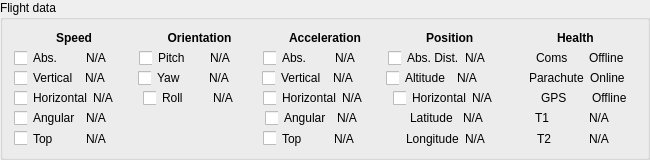
         <widget class="QGroupBox" name="groupBox_2">
          <property name="sizePolicy">
           <sizepolicy hsizetype="Expanding" vsizetype="Expanding">
            <horstretch>1</horstretch>
            <verstretch>1</verstretch>
           </sizepolicy>
          </property>
          <property name="minimumSize">
           <size>
            <width>650</width>
            <height>130</height>
           </size>
          </property>
          <property name="maximumSize">
           <size>
            <width>16666</width>
            <height>160</height>
           </size>
          </property>
          <property name="font">
           <font>
            <weight>50</weight>
            <bold>false</bold>
           </font>
          </property>
          <property name="title">
           <string>Flight data</string>
          </property>
          <layout class="QGridLayout" name="gridLayout_2">
           <item row="4" column="0" colspan="2">
            <layout class="QGridLayout" name="gridLayout_3">
             <item row="0" column="0">
              <widget class="QCheckBox" name="sangch">
               <property name="maximumSize">
                <size>
                 <width>13</width>
                 <height>16777215</height>
                </size>
               </property>
               <property name="text">
                <string/>
               </property>
              </widget>
             </item>
             <item row="0" column="1">
              <widget class="QLabel" name="label_14">
               <property name="text">
                <string>Angular</string>
               </property>
              </widget>
             </item>
             <item row="0" column="2">
              <widget class="QLabel" name="sangval">
               <property name="text">
                <string>N/A</string>
               </property>
              </widget>
             </item>
             <item row="0" column="7">
              <widget class="QLabel" name="label_16">
               <property name="text">
                <string>Angular</string>
               </property>
              </widget>
             </item>
             <item row="0" column="13">
              <widget class="QLabel" name="label_20">
               <property name="text">
                <string>T1</string>
               </property>
              </widget>
             </item>
             <item row="0" column="8">
              <widget class="QLabel" name="aangval">
               <property name="text">
                <string>N/A</string>
               </property>
              </widget>
             </item>
             <item row="0" column="14">
              <widget class="QLabel" name="t2val">
               <property name="text">
                <string>N/A</string>
               </property>
              </widget>
             </item>
             <item row="0" column="11">
              <widget class="QLabel" name="latitudeval">
               <property name="text">
                <string>N/A</string>
               </property>
              </widget>
             </item>
             <item row="0" column="4">
              <widget class="QLabel" name="label_32">
               <property name="text">
                <string/>
               </property>
              </widget>
             </item>
             <item row="0" column="5">
              <widget class="QLabel" name="label_33">
               <property name="text">
                <string/>
               </property>
              </widget>
             </item>
             <item row="0" column="10">
              <widget class="QLabel" name="label_18">
               <property name="text">
                <string>Latitude</string>
               </property>
              </widget>
             </item>
             <item row="0" column="3">
              <widget class="QLabel" name="label_74">
               <property name="maximumSize">
                <size>
                 <width>13</width>
                 <height>16777215</height>
                </size>
               </property>
               <property name="text">
                <string/>
               </property>
              </widget>
             </item>
             <item row="0" column="6">
              <widget class="QCheckBox" name="aangch">
               <property name="maximumSize">
                <size>
                 <width>13</width>
                 <height>16777215</height>
                </size>
               </property>
               <property name="text">
                <string/>
               </property>
              </widget>
             </item>
             <item row="0" column="9">
              <widget class="QLabel" name="label_76">
               <property name="maximumSize">
                <size>
                 <width>13</width>
                 <height>16777215</height>
                </size>
               </property>
               <property name="text">
                <string/>
               </property>
              </widget>
             </item>
             <item row="0" column="12">
              <widget class="QLabel" name="label_93">
               <property name="maximumSize">
                <size>
                 <width>13</width>
                 <height>16777215</height>
                </size>
               </property>
               <property name="text">
                <string/>
               </property>
              </widget>
             </item>
            </layout>
           </item>
           <item row="0" column="0" colspan="2">
            <layout class="QGridLayout" name="gridLayout_8">
             <item row="0" column="0" alignment="Qt::AlignHCenter">
              <widget class="QLabel" name="label_64">
               <property name="font">
                <font>
                 <weight>75</weight>
                 <bold>true</bold>
                </font>
               </property>
               <property name="text">
                <string>Speed</string>
               </property>
              </widget>
             </item>
             <item row="0" column="4" alignment="Qt::AlignHCenter">
              <widget class="QLabel" name="label_73">
               <property name="font">
                <font>
                 <weight>75</weight>
                 <bold>true</bold>
                </font>
               </property>
               <property name="text">
                <string>Health</string>
               </property>
              </widget>
             </item>
             <item row="0" column="3" alignment="Qt::AlignHCenter">
              <widget class="QLabel" name="label_71">
               <property name="font">
                <font>
                 <weight>75</weight>
                 <bold>true</bold>
                </font>
               </property>
               <property name="text">
                <string>Position</string>
               </property>
              </widget>
             </item>
             <item row="0" column="2" alignment="Qt::AlignHCenter">
              <widget class="QLabel" name="label_68">
               <property name="font">
                <font>
                 <weight>75</weight>
                 <bold>true</bold>
                </font>
               </property>
               <property name="text">
                <string>Acceleration</string>
               </property>
              </widget>
             </item>
             <item row="0" column="1">
              <widget class="QLabel" name="label_22">
               <property name="font">
                <font>
                 <weight>75</weight>
                 <bold>true</bold>
                </font>
               </property>
               <property name="text">
                <string>Orientation</string>
               </property>
               <property name="alignment">
                <set>Qt::AlignCenter</set>
               </property>
              </widget>
             </item>
            </layout>
           </item>
           <item row="5" column="0" colspan="2">
            <layout class="QGridLayout" name="gridLayout_12">
             <item row="0" column="5">
              <widget class="QLabel" name="label_66">
               <property name="text">
                <string/>
               </property>
              </widget>
             </item>
             <item row="0" column="8">
              <widget class="QLabel" name="atopval">
               <property name="text">
                <string>N/A</string>
               </property>
              </widget>
             </item>
             <item row="0" column="11">
              <widget class="QLabel" name="longval">
               <property name="text">
                <string>N/A</string>
               </property>
              </widget>
             </item>
             <item row="0" column="14">
              <widget class="QLabel" name="t3val">
               <property name="text">
                <string>N/A</string>
               </property>
              </widget>
             </item>
             <item row="0" column="4">
              <widget class="QLabel" name="label_67">
               <property name="text">
                <string/>
               </property>
              </widget>
             </item>
             <item row="0" column="2">
              <widget class="QLabel" name="stopval">
               <property name="text">
                <string>N/A</string>
               </property>
              </widget>
             </item>
             <item row="0" column="10">
              <widget class="QLabel" name="label_63">
               <property name="text">
                <string>Longitude</string>
               </property>
              </widget>
             </item>
             <item row="0" column="1">
              <widget class="QLabel" name="label_42">
               <property name="text">
                <string>Top</string>
               </property>
              </widget>
             </item>
             <item row="0" column="3">
              <widget class="QLabel" name="label_75">
               <property name="maximumSize">
                <size>
                 <width>13</width>
                 <height>16777215</height>
                </size>
               </property>
               <property name="text">
                <string/>
               </property>
              </widget>
             </item>
             <item row="0" column="7">
              <widget class="QLabel" name="label_62">
               <property name="text">
                <string>Top</string>
               </property>
              </widget>
             </item>
             <item row="0" column="13">
              <widget class="QLabel" name="label_69">
               <property name="text">
                <string>T2</string>
               </property>
              </widget>
             </item>
             <item row="0" column="12">
              <widget class="QLabel" name="label_80">
               <property name="maximumSize">
                <size>
                 <width>13</width>
                 <height>16777215</height>
                </size>
               </property>
               <property name="text">
                <string/>
               </property>
              </widget>
             </item>
             <item row="0" column="9">
              <widget class="QLabel" name="label_77">
               <property name="maximumSize">
                <size>
                 <width>13</width>
                 <height>16777215</height>
                </size>
               </property>
               <property name="text">
                <string/>
               </property>
              </widget>
             </item>
             <item row="0" column="6">
              <widget class="QCheckBox" name="atopch">
               <property name="maximumSize">
                <size>
                 <width>13</width>
                 <height>16777215</height>
                </size>
               </property>
               <property name="text">
                <string/>
               </property>
              </widget>
             </item>
             <item row="0" column="0">
              <widget class="QCheckBox" name="stopch">
               <property name="maximumSize">
                <size>
                 <width>13</width>
                 <height>16777215</height>
                </size>
               </property>
               <property name="text">
                <string/>
               </property>
              </widget>
             </item>
            </layout>
           </item>
           <item row="3" column="0" colspan="2">
            <layout class="QGridLayout" name="gridLayout_5">
             <item row="0" column="7">
              <widget class="QLabel" name="label_36">
               <property name="text">
                <string>Horizontal</string>
               </property>
              </widget>
             </item>
             <item row="0" column="0">
              <widget class="QCheckBox" name="shorch">
               <property name="maximumSize">
                <size>
                 <width>13</width>
                 <height>16777215</height>
                </size>
               </property>
               <property name="text">
                <string/>
               </property>
              </widget>
             </item>
             <item row="0" column="8">
              <widget class="QLabel" name="ahorval">
               <property name="text">
                <string>N/A</string>
               </property>
              </widget>
             </item>
             <item row="0" column="1">
              <widget class="QLabel" name="label_34">
               <property name="text">
                <string>Horizontal</string>
               </property>
              </widget>
             </item>
             <item row="0" column="10">
              <widget class="QLabel" name="label_40">
               <property name="text">
                <string>Horizontal</string>
               </property>
              </widget>
             </item>
             <item row="0" column="11">
              <widget class="QLabel" name="phorval">
               <property name="text">
                <string>N/A</string>
               </property>
              </widget>
             </item>
             <item row="0" column="5">
              <widget class="QLabel" name="orolval">
               <property name="text">
                <string>N/A</string>
               </property>
              </widget>
             </item>
             <item row="0" column="14">
              <widget class="QLabel" name="t1val">
               <property name="text">
                <string>Offline</string>
               </property>
              </widget>
             </item>
             <item row="0" column="13">
              <widget class="QLabel" name="label_38">
               <property name="text">
                <string>GPS</string>
               </property>
              </widget>
             </item>
             <item row="0" column="2">
              <widget class="QLabel" name="shorval">
               <property name="text">
                <string>N/A</string>
               </property>
              </widget>
             </item>
             <item row="0" column="3">
              <widget class="QCheckBox" name="orolch">
               <property name="maximumSize">
                <size>
                 <width>13</width>
                 <height>16777215</height>
                </size>
               </property>
               <property name="text">
                <string/>
               </property>
              </widget>
             </item>
             <item row="0" column="4">
              <widget class="QLabel" name="label_30">
               <property name="text">
                <string>Roll</string>
               </property>
              </widget>
             </item>
             <item row="0" column="6">
              <widget class="QCheckBox" name="ahorch">
               <property name="maximumSize">
                <size>
                 <width>13</width>
                 <height>16777215</height>
                </size>
               </property>
               <property name="text">
                <string/>
               </property>
              </widget>
             </item>
             <item row="0" column="9">
              <widget class="QCheckBox" name="phorch">
               <property name="maximumSize">
                <size>
                 <width>13</width>
                 <height>16777215</height>
                </size>
               </property>
               <property name="text">
                <string/>
               </property>
              </widget>
             </item>
             <item row="0" column="12">
              <widget class="QLabel" name="label_92">
               <property name="maximumSize">
                <size>
                 <width>13</width>
                 <height>16777215</height>
                </size>
               </property>
               <property name="text">
                <string/>
               </property>
              </widget>
             </item>
            </layout>
           </item>
           <item row="1" column="0" colspan="2">
            <layout class="QGridLayout" name="gridLayout_7">
             <item row="0" column="0">
              <widget class="QCheckBox" name="sabsch">
               <property name="maximumSize">
                <size>
                 <width>13</width>
                 <height>16777215</height>
                </size>
               </property>
               <property name="text">
                <string/>
               </property>
              </widget>
             </item>
             <item row="0" column="3">
              <widget class="QCheckBox" name="opitch">
               <property name="maximumSize">
                <size>
                 <width>13</width>
                 <height>16777215</height>
                </size>
               </property>
               <property name="text">
                <string/>
               </property>
              </widget>
             </item>
             <item row="0" column="14">
              <widget class="QLabel" name="comsval">
               <property name="text">
                <string>Offline</string>
               </property>
              </widget>
             </item>
             <item row="0" column="10">
              <widget class="QLabel" name="label_60">
               <property name="text">
                <string>Abs. Dist.</string>
               </property>
              </widget>
             </item>
             <item row="0" column="4">
              <widget class="QLabel" name="label_23">
               <property name="text">
                <string>Pitch</string>
               </property>
              </widget>
             </item>
             <item row="0" column="2">
              <widget class="QLabel" name="sabsval">
               <property name="text">
                <string>N/A</string>
               </property>
              </widget>
             </item>
             <item row="0" column="7">
              <widget class="QLabel" name="label_56">
               <property name="text">
                <string>Abs.</string>
               </property>
              </widget>
             </item>
             <item row="0" column="13">
              <widget class="QLabel" name="label_58">
               <property name="text">
                <string>Coms</string>
               </property>
              </widget>
             </item>
             <item row="0" column="8">
              <widget class="QLabel" name="aabsval">
               <property name="text">
                <string>N/A</string>
               </property>
              </widget>
             </item>
             <item row="0" column="1">
              <widget class="QLabel" name="label_54">
               <property name="text">
                <string>Abs.</string>
               </property>
              </widget>
             </item>
             <item row="0" column="11">
              <widget class="QLabel" name="pabsval">
               <property name="text">
                <string>N/A</string>
               </property>
              </widget>
             </item>
             <item row="0" column="5">
              <widget class="QLabel" name="opitval">
               <property name="text">
                <string>N/A</string>
               </property>
              </widget>
             </item>
             <item row="0" column="6">
              <widget class="QCheckBox" name="aabsch">
               <property name="maximumSize">
                <size>
                 <width>13</width>
                 <height>16777215</height>
                </size>
               </property>
               <property name="text">
                <string/>
               </property>
              </widget>
             </item>
             <item row="0" column="9">
              <widget class="QCheckBox" name="pabsch">
               <property name="maximumSize">
                <size>
                 <width>13</width>
                 <height>16777215</height>
                </size>
               </property>
               <property name="text">
                <string/>
               </property>
              </widget>
             </item>
             <item row="0" column="12">
              <widget class="QLabel" name="label_79">
               <property name="maximumSize">
                <size>
                 <width>13</width>
                 <height>16777215</height>
                </size>
               </property>
               <property name="text">
                <string/>
               </property>
              </widget>
             </item>
            </layout>
           </item>
           <item row="2" column="0" colspan="2">
            <layout class="QGridLayout" name="gridLayout_6">
             <item row="0" column="3">
              <widget class="QCheckBox" name="oyawch">
               <property name="maximumSize">
                <size>
                 <width>13</width>
                 <height>16777215</height>
                </size>
               </property>
               <property name="text">
                <string/>
               </property>
              </widget>
             </item>
             <item row="0" column="0">
              <widget class="QCheckBox" name="sverch">
               <property name="maximumSize">
                <size>
                 <width>13</width>
                 <height>16777215</height>
                </size>
               </property>
               <property name="text">
                <string/>
               </property>
              </widget>
             </item>
             <item row="0" column="2">
              <widget class="QLabel" name="sverval">
               <property name="text">
                <string>N/A</string>
               </property>
              </widget>
             </item>
             <item row="0" column="1">
              <widget class="QLabel" name="label_44">
               <property name="text">
                <string>Vertical</string>
               </property>
              </widget>
             </item>
             <item row="0" column="7">
              <widget class="QLabel" name="label_46">
               <property name="text">
                <string>Vertical</string>
               </property>
              </widget>
             </item>
             <item row="0" column="13">
              <widget class="QLabel" name="label_48">
               <property name="text">
                <string>Parachute</string>
               </property>
              </widget>
             </item>
             <item row="0" column="8">
              <widget class="QLabel" name="averval">
               <property name="text">
                <string>N/A</string>
               </property>
              </widget>
             </item>
             <item row="0" column="10">
              <widget class="QLabel" name="label_50">
               <property name="text">
                <string>Altitude</string>
               </property>
              </widget>
             </item>
             <item row="0" column="14">
              <widget class="QLabel" name="parachuteval">
               <property name="text">
                <string>Online</string>
               </property>
              </widget>
             </item>
             <item row="0" column="11">
              <widget class="QLabel" name="paltval">
               <property name="text">
                <string>N/A</string>
               </property>
              </widget>
             </item>
             <item row="0" column="5">
              <widget class="QLabel" name="oyawval">
               <property name="text">
                <string>N/A</string>
               </property>
              </widget>
             </item>
             <item row="0" column="4">
              <widget class="QLabel" name="label_28">
               <property name="text">
                <string>Yaw</string>
               </property>
              </widget>
             </item>
             <item row="0" column="6">
              <widget class="QCheckBox" name="averch">
               <property name="maximumSize">
                <size>
                 <width>13</width>
                 <height>16777215</height>
                </size>
               </property>
               <property name="text">
                <string/>
               </property>
              </widget>
             </item>
             <item row="0" column="9">
              <widget class="QCheckBox" name="paltch">
               <property name="maximumSize">
                <size>
                 <width>13</width>
                 <height>16777215</height>
                </size>
               </property>
               <property name="text">
                <string/>
               </property>
              </widget>
             </item>
             <item row="0" column="12">
              <widget class="QLabel" name="label_78">
               <property name="maximumSize">
                <size>
                 <width>13</width>
                 <height>16777215</height>
                </size>
               </property>
               <property name="text">
                <string/>
               </property>
              </widget>
             </item>
            </layout>
           </item>
          </layout>
         </widget>
